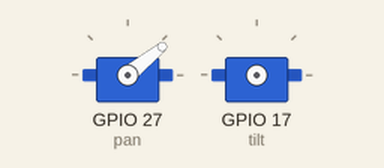
This program was run on a simulated Raspberry Pi (BCM pin numbers). Parts: 2 × servo. Servo angles are drawn from the pulse width (0.5 ms = 0°, 2.5 ms = 180°). At 10.8 s the program stops and its outputs stay as they are.

Above: at 0.05 s.
At 0.6 s:
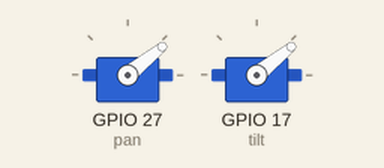
Timing chart, 0 to 3.0 s (numbered marks = the images above):
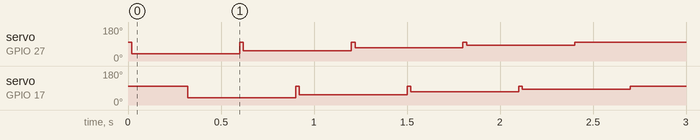

The program:

servoTest.py
```python
#!/usr/bin/env python
#
#  Pan Tilt Servo Control
#  Execute with parameter ==> sudo python3 servoCtrl.py <pan_angle> <tilt_angle>
#
#  MJRoBot.org 01Feb18

from time import sleep
import RPi.GPIO as GPIO
GPIO.setmode(GPIO.BCM)
GPIO.setwarnings(False)

pan = 27
tilt = 17

GPIO.setup(tilt, GPIO.OUT) # white => TILT
GPIO.setup(pan, GPIO.OUT) # gray ==> PAN

def setServoAngle(servo, angle):
	assert angle >=30 and angle <= 150
	pwm = GPIO.PWM(servo, 50)
	pwm.start(8)
	dutyCycle = angle / 18. + 3.
	pwm.ChangeDutyCycle(dutyCycle)
	sleep(0.3)
	pwm.stop()


if __name__ == '__main__':
    for i in range (30, 160, 15):
        setServoAngle(pan, i)
        setServoAngle(tilt, i)

    for i in range (150, 30, -15):
        setServoAngle(pan, i)
        setServoAngle(tilt, i)

    setServoAngle(pan, 100)
    setServoAngle(tilt, 90)
    GPIO.cleanup()
```
